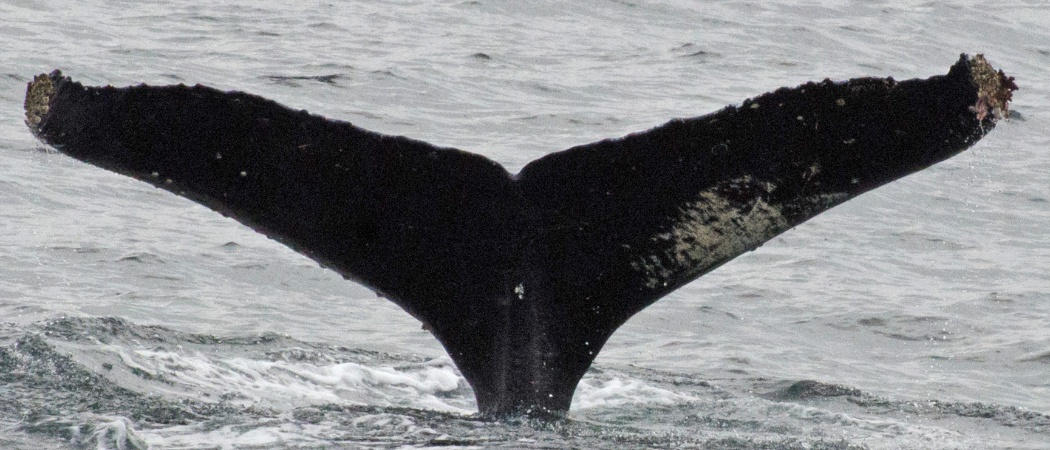
#> input picture lab4/images/whale_tail/images/test_image_00.jpg, 1050 x 450 px
$ jupyter execute --allow-errors homework_4.ipynb
#> lines starting #> are read from the running program, lines starting #| are printed output that depends on the picture; after the words box and inside, x2 and y2 are one past the last pixel; in counts of white or black regions, pixels touching at a corner belong together; long printed decimals are rounded
# Homework 4

[cell 1]
from google.colab import files

uploaded = files.upload()
#> the answer given: test_image_00.png

[cell 2]
import zipfile
import os

archive_name = 'images.zip'
extract_dir = 'images'

#> (the rest of this cell did not finish here and is left out)

# Задача №1 - Хвост кита

Не так давно на kaggle было соревнование по классификации горбатых китов по снимках их хвостов. Одним из приемов для улучшения работы нейронной сети было выделение маски хвоста. Затем по этой маске вырезался хвост на исходном изображении, нормировался, отображался на черный фон и подавался нейронной сети на вход.

Ваша задача - написать программу, которая совершит предобработку картинки, описанную выше. Т.е. найти маску хвоста, по маске вырезать из исходного изображения хвост, нормировать изображение хвоста так, чтобы оно всегда имело один заданный размер и равномерно занимало место, то есть, если хвост был повернут, его нужно выпрямить.

Изображения хвостов находятся в папке whale_tail/images к этому занятию. Разметка картинок (маски хвостов) лежат в папке whale_tail/ground_truth. После выделения хвоста посчитайте IoU для каждой картинки (ипсользуя маски из whale_tail/ground_truth)

<table><tr>
    <td>
    <td>  </td>

</tr></table>

# IoU
 Intercetion over union - число от 0 до 1, показывающее, насколько у двух объектов (эталонного (ground true) и текущего) совпадает внутренний “объем”.

<table><tr>
    <td>

</tr></table>

[cell 3]
import cv2
import os
import numpy as np
import matplotlib.pyplot as plt
from sklearn.metrics import jaccard_score

[cell 4]
def load_image_and_mask(image_path, mask_path):
    # Загрузка изображения и маски
    image = cv2.imread(image_path)
#> image is the input picture: shape (450, 1050, 3); mean B, G, R 136.4, 133.8, 132.3
    mask = cv2.imread(mask_path, cv2.IMREAD_GRAYSCALE)
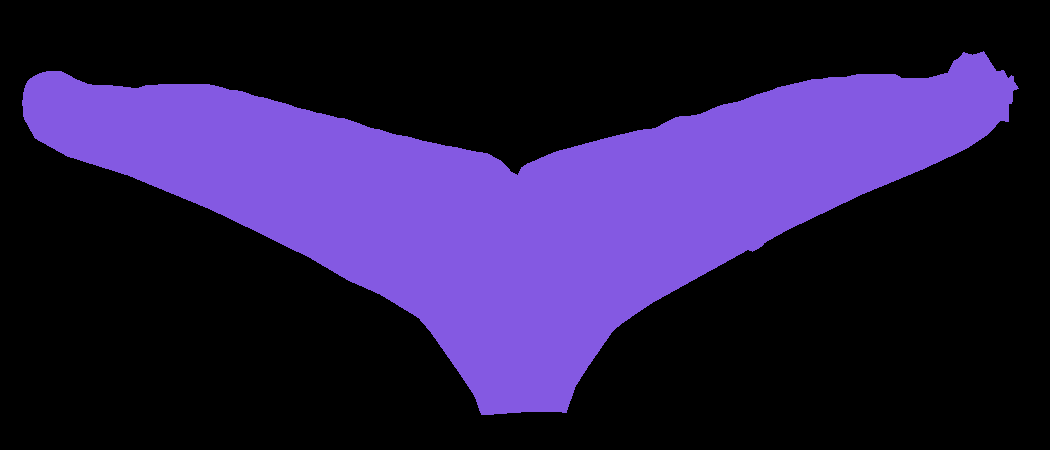
#> input picture lab4/images/whale_tail/ground_truth/test_image_00.png, 1050 x 450 px
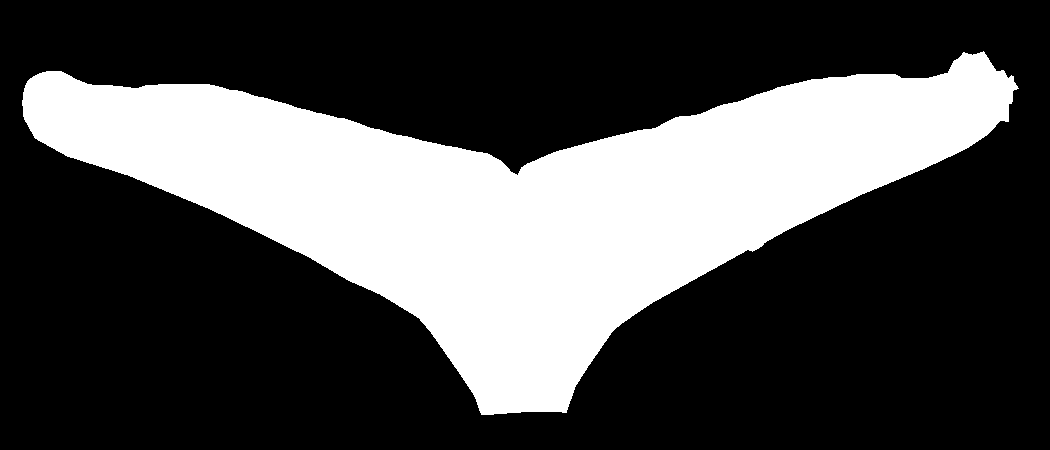
#> mask: shape (450, 1050); values 0 (black) and 117 (white), 31% white; 1 white region
    return image, mask

def extract_tail(image, mask):
    # Поиск контуров на маске
    contours, _ = cv2.findContours(mask, cv2.RETR_EXTERNAL, cv2.CHAIN_APPROX_SIMPLE)
#> contours = 1 contour; box (x1, y1, x2, y2) and area: (22, 51, 1019, 415) 145208
    if not contours:
        return None, None
    # Нахождение самого большого контура
    largest_contour = max(contours, key=cv2.contourArea)
#> largest_contour = contour of 1292 points, box (x1, y1, x2, y2) (22, 51, 1019, 415), area 145208
    # Получение ограничивающего прямоугольника для контура
    x, y, w, h = cv2.boundingRect(largest_contour)
#> x = 22; y = 51; w = 997; h = 364
    # Вырезание хвоста из изображения и маски
    tail = image[y:y+h, x:x+w]
    tail_mask = mask[y:y+h, x:x+w]
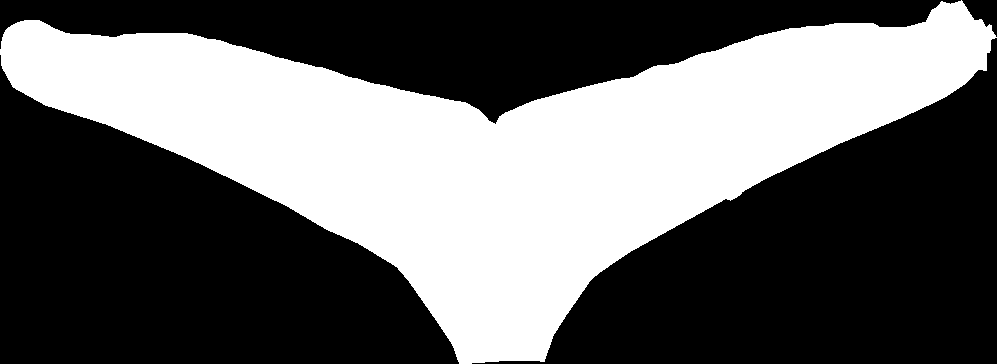
#> tail_mask: shape (364, 997); values 0 (black) and 117 (white), 40.3% white; 1 white region
    return tail, tail_mask

def normalize_and_align_tail(tail, tail_mask, target_size=(128, 128)):
    # Поиск контуров на маске хвоста. Функция возвращает как выровненное изображение хвоста, так и маску хвоста
#> called with target_size = (128, 128)
    contours, _ = cv2.findContours(tail_mask, cv2.RETR_EXTERNAL, cv2.CHAIN_APPROX_SIMPLE)
#> contours = 1 contour; box (x1, y1, x2, y2) and area: (0, 0, 997, 364) 145208
    if not contours:
        return None, None
    # Нахождение самого большого контура
    largest_contour = max(contours, key=cv2.contourArea)
#> largest_contour = contour of 1292 points, box (x1, y1, x2, y2) (0, 0, 997, 364), area 145208
    # Определение эллипса, описывающего контур
    (x, y), (MA, ma), angle = cv2.fitEllipse(largest_contour)
#> x = 499.2; y = 117.5; MA = 381.5; ma = 840.7; angle = 88.6
    rows, cols, _ = tail.shape
    # Поворот изображения и маски хвоста
    M = cv2.getRotationMatrix2D((x, y), angle, 1)
#> M = [[0.0244, 1, 369.5], [-1, 0.0244, 613.7]]
    rotated_tail = cv2.warpAffine(tail, M, (cols, rows))
    rotated_tail_mask = cv2.warpAffine(tail_mask, M, (cols, rows))
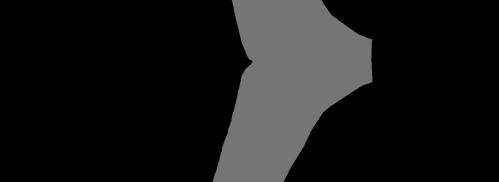
#> rotated_tail_mask: shape (364, 997) (shown at 1/2 size); min 0, max 117, mean 23.7
    # Поиск контуров на повернутой маске хвоста
    contours, _ = cv2.findContours(rotated_tail_mask, cv2.RETR_EXTERNAL, cv2.CHAIN_APPROX_SIMPLE)
#> contours = 1 contour; box (x1, y1, x2, y2) and area: (424, 0, 745, 364) 73355
    if not contours:
        return None, None
    # Нахождение самого большого контура
    largest_contour = max(contours, key=cv2.contourArea)
#> largest_contour = contour of 468 points, box (x1, y1, x2, y2) (424, 0, 745, 364), area 73355
    # Получение ограничивающего прямоугольника для контура
    x, y, w, h = cv2.boundingRect(largest_contour)
#> x = 424; y = 0; w = 321; h = 364
    # Вырезание выровненного хвоста из повернутого изображения и маски
    aligned_tail = rotated_tail[y:y+h, x:x+w]
    aligned_tail_mask = rotated_tail_mask[y:y+h, x:x+w]
    # Изменение размера выровненного хвоста и маски до целевого размера
    aligned_tail = cv2.resize(aligned_tail, target_size)
#> aligned_tail: shape (128, 128, 3)
    aligned_tail_mask = cv2.resize(aligned_tail_mask, target_size)
#> aligned_tail_mask: shape (128, 128)
    return aligned_tail, aligned_tail_mask

def calculate_iou(mask1, mask2):
    # Преобразование масок в бинарные массивы. Принимает маски одинакового размера
    mask1 = mask1.flatten() > 0
    mask2 = mask2.flatten() > 0
    # Вычисление IoU
    return jaccard_score(mask1, mask2)

def visualize_images(image, mask, aligned_tail, aligned_tail_mask, resized_mask, filename):
    # Визуализация изображений и масок
    plt.figure(figsize=(15, 5))

    plt.subplot(1, 3, 1)
    plt.title('Original Image')
    plt.imshow(cv2.cvtColor(image, cv2.COLOR_BGR2RGB))
    plt.contour(mask, colors='red')

    plt.subplot(1, 3, 2)
    plt.title('Aligned Tail')
    plt.imshow(cv2.cvtColor(aligned_tail, cv2.COLOR_BGR2RGB))
    plt.contour(aligned_tail_mask, colors='red')

    plt.subplot(1, 3, 3)
    plt.title('Resized Mask')
    plt.imshow(resized_mask, cmap='gray')

    plt.suptitle(f'Image: {filename}')
    plt.show()

def process_images(base_dir, target_size=(128, 128)):
    # Перед вычислением IoU маска оригинального изображения ресайзится до целевого размера
    iou_scores = []
    image_dir = os.path.join(base_dir, 'images')
    mask_dir = os.path.join(base_dir, 'ground_truth')

    for filename in os.listdir(image_dir):
        if filename.endswith('.jpg'):
            image_path = os.path.join(image_dir, filename)
            mask_path = os.path.join(mask_dir, filename[:-4] + '.png')
            image, mask = load_image_and_mask(image_path, mask_path)
            tail, tail_mask = extract_tail(image, mask)
            if tail is not None and tail_mask is not None:
                aligned_tail, aligned_tail_mask = normalize_and_align_tail(tail, tail_mask, target_size)
                if aligned_tail is not None and aligned_tail_mask is not None:
                    # Изменение размера оригинальной маски до целевого размера
                    resized_mask = cv2.resize(mask, target_size)
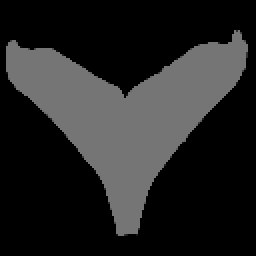
#> resized_mask: shape (128, 128) (shown 2 times larger); min 0, max 117, mean 36.2
                    iou = calculate_iou(resized_mask, aligned_tail_mask)
#> iou = 0.401
                    iou_scores.append(iou)
                    print(f'Image: {filename}, IoU: {iou}')
#| Image: test_image_00.jpg, IoU: 0.4005
                    # Визуализация изображений и масок
                    visualize_images(image, mask, aligned_tail, aligned_tail_mask, resized_mask, filename)
#> in visualize_images, `plt.show()`:
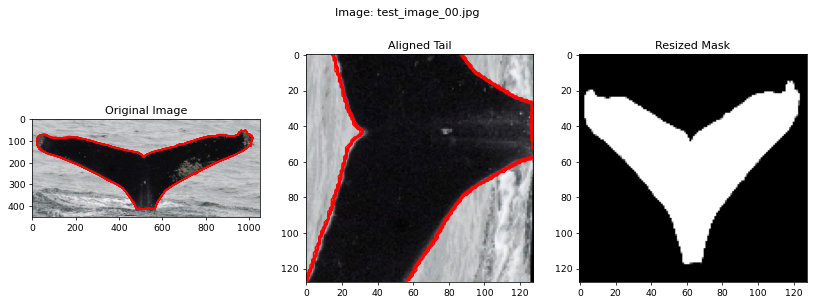
#> figure drawn by matplotlib, 3 panels
    return iou_scores

[cell 5]
base_dir = 'images/whale_tail'
iou_scores = process_images(base_dir)
#> iou_scores = [0.401]
print(f'Average IoU: {np.mean(iou_scores)}')
#| Average IoU: 0.4005

# Задача №2 - Найти шаблон на изображении с помощью HOG и кросс-корреляции

Ваша задача - написать программу, которая сможет найти шаблон одного глаза на нескольких изображениях, в том числе затемненных. Использовать нужно HOG представление изображений, поиск шаблона сделать с помощью кросс-корреляции

Изображение глаз человека и шаблон, который нужно на нем найти, находятся в папке hog

<table><tr>
    <td>
</tr></table>

<table><tr>
    <td>  </td>
      <td>  </td>
      <td>  </td>

</tr></table>

[cell 6]
import cv2
import numpy as np
import matplotlib.pyplot as plt
from skimage.feature import hog

[cell 7]
import cv2
import numpy as np
from skimage.feature import hog
import matplotlib.pyplot as plt

def compute_hog(input_image, orientations=9, pixels_per_cell=(8, 8), cells_per_block=(2, 2), block_norm='L2-Hys'):
    gray_image = cv2.cvtColor(input_image, cv2.COLOR_BGR2GRAY)
    feature_descriptor, hog_visualization = hog(gray_image, orientations=orientations, pixels_per_cell=pixels_per_cell,
                                                cells_per_block=cells_per_block, block_norm=block_norm, visualize=True)
    return feature_descriptor, hog_visualization

def find_best_match(input_image, template_feature_descriptor, template_size, step=8):
    input_image_fd, _ = compute_hog(input_image)
    input_image_fd = input_image_fd.reshape((input_image.shape[0] // 8 - 1, input_image.shape[1] // 8 - 1, -1))

    best_location = (0, 0)
    highest_match_value = -np.inf

    template_hog_image = template_feature_descriptor.reshape(template_size[1] // 8 - 1, template_size[0] // 8 - 1, -1)
    input_image_hog = input_image_fd

    num_channels = template_hog_image.shape[2]
    matching_results = []

    for channel in range(num_channels):
        template_hog_channel = template_hog_image[:, :, channel]
        input_image_channel = input_image_hog[:, :, channel]

        template_hog_channel = cv2.normalize(template_hog_channel, None, 0, 1, cv2.NORM_MINMAX)
        input_image_channel = cv2.normalize(input_image_channel, None, 0, 1, cv2.NORM_MINMAX)

        template_hog_channel = template_hog_channel.astype(np.float32)
        input_image_channel = input_image_channel.astype(np.float32)

        match_result = cv2.matchTemplate(input_image_channel, template_hog_channel, cv2.TM_CCOEFF_NORMED)
        matching_results.append(match_result)

    final_match_result = np.mean(matching_results, axis=0)
    _, max_match_value, _, max_location = cv2.minMaxLoc(final_match_result)

    best_location = (max_location[0] * 8, max_location[1] * 8)
    highest_match_value = max_match_value

    return best_location, highest_match_value

def draw_bounding_box(input_image, match_location, template_size):
    top_left = match_location
    bottom_right = (top_left[0] + template_size[0], top_left[1] + template_size[1])
    cv2.rectangle(input_image, top_left, bottom_right, (0, 255, 0), 2)

def preprocess_image(input_image):
    adjusted_image = cv2.convertScaleAbs(input_image, alpha=1.5, beta=0)
    blurred_image = cv2.GaussianBlur(adjusted_image, (5, 5), 0)
    return blurred_image

def scale_image(input_image, scale_factor):
    return cv2.resize(input_image, (int(input_image.shape[1] * scale_factor), int(input_image.shape[0] * scale_factor)), interpolation=cv2.INTER_LINEAR)

[cell 8]
template_path = 'images/hog/eye.png'
template = cv2.imread(template_path)
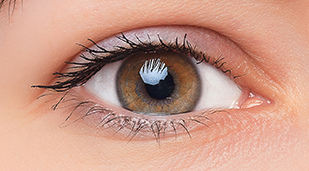
#> input picture lab4/images/hog/eye.png, 309 x 171 px
#> template is the input picture: shape (171, 309, 3); mean B, G, R 136, 153.2, 201.1
if template is None:
    raise FileNotFoundError(f"Image file {template_path} not found.")
template = preprocess_image(template)
template_fd, _ = compute_hog(template)

images = ['images/hog/eyes.jpg', 'images/hog/eyes_dark.jpg', 'images/hog/woman.jpg']

for image_name in images:
    image = cv2.imread(image_name)
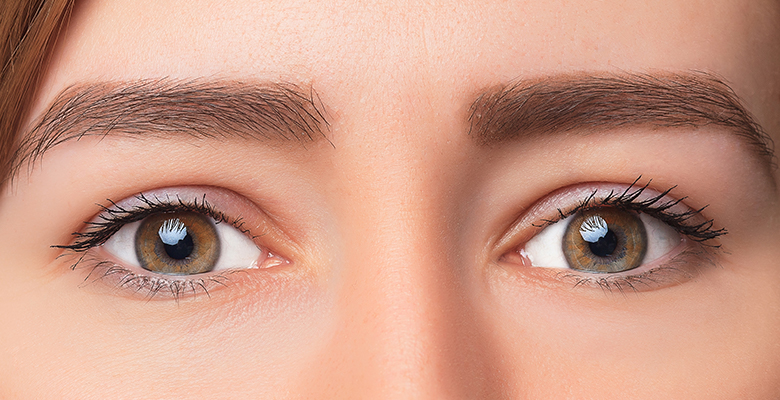
#> input picture lab4/images/hog/eyes.jpg, 780 x 400 px
#> image is the input picture: shape (400, 780, 3); mean B, G, R 135.3, 154.4, 203.7
    if image is None:
        print(f"Image file {image_name} not found.")
        continue
    image = preprocess_image(image)

    best_location = (0, 0)
    best_value = -np.inf

    for scale_factor in [0.8, 1.0, 1.2]:
        scaled_image = scale_image(image, scale_factor)
        location, value = find_best_match(scaled_image, template_fd, (template.shape[1], template.shape[0]))
        location = (int(location[0] / scale_factor), int(location[1] / scale_factor))

        if value > best_value:
            best_value = value
            best_location = location
#> this loop made 3 passes
#> (value, best_value) on passes 1 to 2: (0.258, 0.258), (0.842, 0.842)
#> pass 1, in compute_hog (call 2), `feature_descriptor, hog_visualization = hog(gray_image, orientations=o..`:
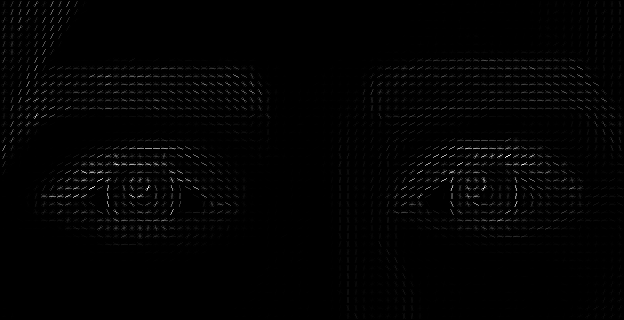
#> hog_visualization: shape (320, 624) float64; min 0, max 61.28, mean 0.7; drawn with min black and max white
#> after the loop, best_value = 0.842

    draw_bounding_box(image, best_location, (template.shape[1], template.shape[0]))
#> in draw_bounding_box, `top_left = match_location`: top_left = (16, 160)
#> in draw_bounding_box, `bottom_right = (top_left[0] + template_size[0], top_left[1] + template..`: bottom_right = (325, 331)

    plt.figure(figsize=(10, 10))
    plt.imshow(cv2.cvtColor(image, cv2.COLOR_BGR2RGB))
    plt.title(f'Match on {image_name} with confidence {best_value:.2f}')
    plt.axis('off')
    plt.show()
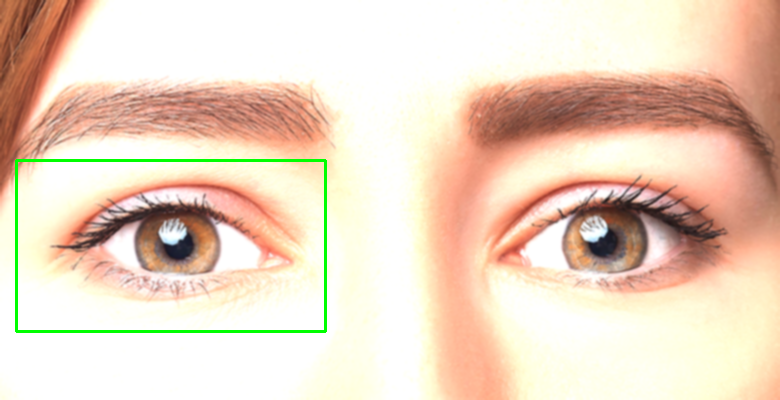
#> shown: shape (400, 780, 3); mean R, G, B 235.9, 214.2, 194.6
#> pass 2 of the loop `for image_name in images:`:
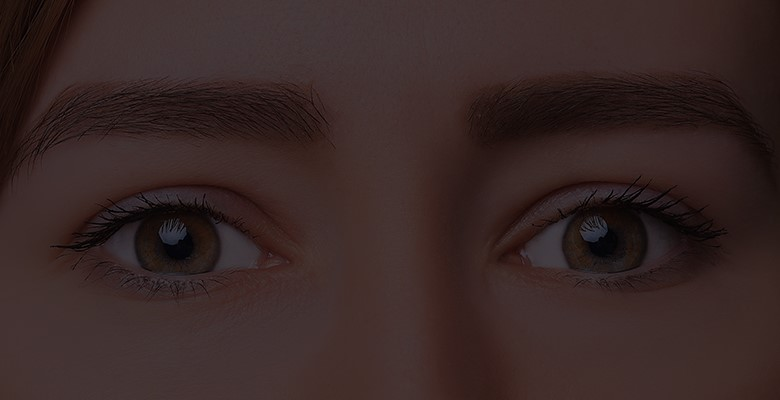
#> input picture lab4/images/hog/eyes_dark.jpg, 780 x 400 px
#> image is the input picture: shape (400, 780, 3); mean B, G, R 37.7, 39, 56
#> the loop `for scale_factor in [0.8, 1.0, 1.2]:` made 3 passes
#> (value, best_value) on passes 1 to 2: (0.259, 0.259), (0.677, 0.677)
#> pass 1, in compute_hog (call 5), `feature_descriptor, hog_visualization = hog(gray_image, orientations=o..`:
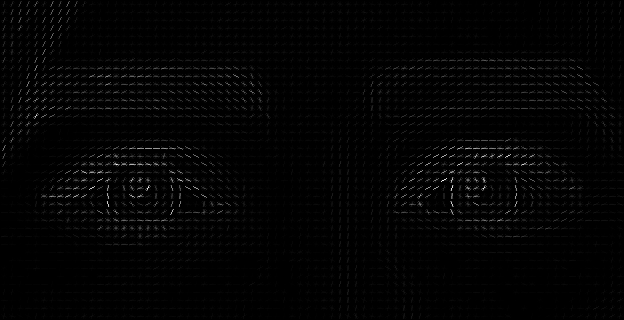
#> hog_visualization: shape (320, 624) float64; min 0, max 17.84, mean 0.262; drawn with min black and max white
#> after the loop `for scale_factor in [0.8, 1.0, 1.2]:`: best_value = 0.677
#> `plt.show()`:
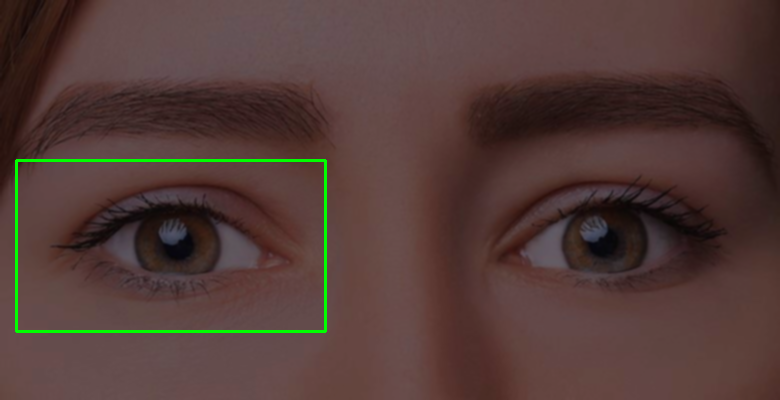
#> shown: shape (400, 780, 3); mean R, G, B 83.2, 60.2, 56
#> pass 3 of the loop `for image_name in images:`:
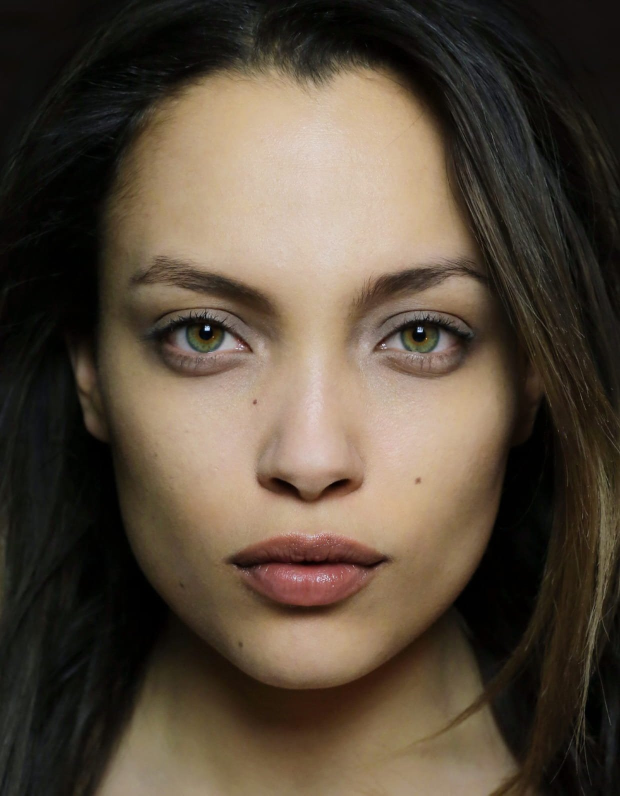
#> input picture lab4/images/hog/woman.jpg, 1240 x 1591 px (shown at 1/2 size)
#> image is the input picture: shape (1591, 1240, 3); mean B, G, R 59.6, 74.1, 87.1
#> adjusted_image: shape (1591, 1240, 3)
#> blurred_image: shape (1591, 1240, 3)
#> the loop `for scale_factor in [0.8, 1.0, 1.2]:` made 3 passes
#> (value, best_value) on passes 1 to 2: (0.152, 0.152), (0.195, 0.195)
#> after the loop `for scale_factor in [0.8, 1.0, 1.2]:`: best_value = 0.195
#> input_image: shape (1591, 1240, 3)
#> `plt.show()`:
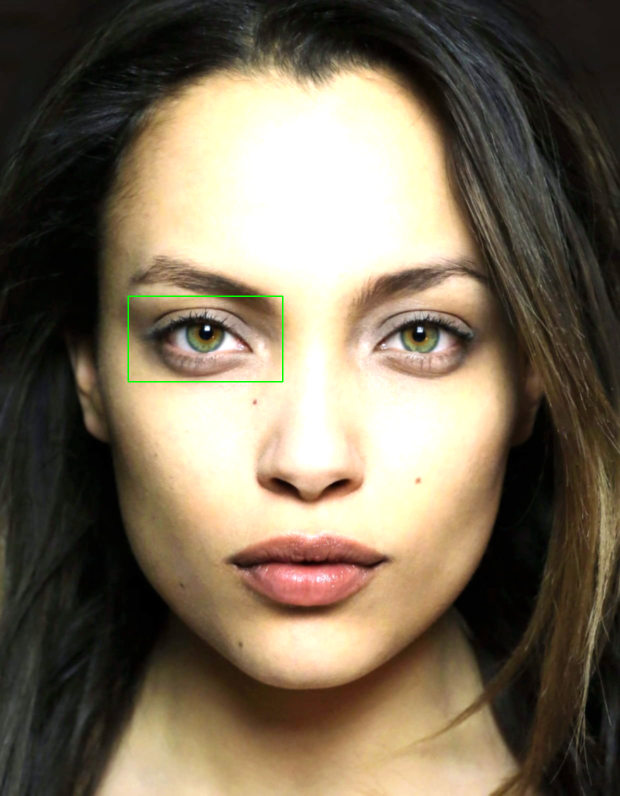
#> shown: shape (1591, 1240, 3) (shown at 1/2 size); mean R, G, B 120.7, 108.4, 88.6
